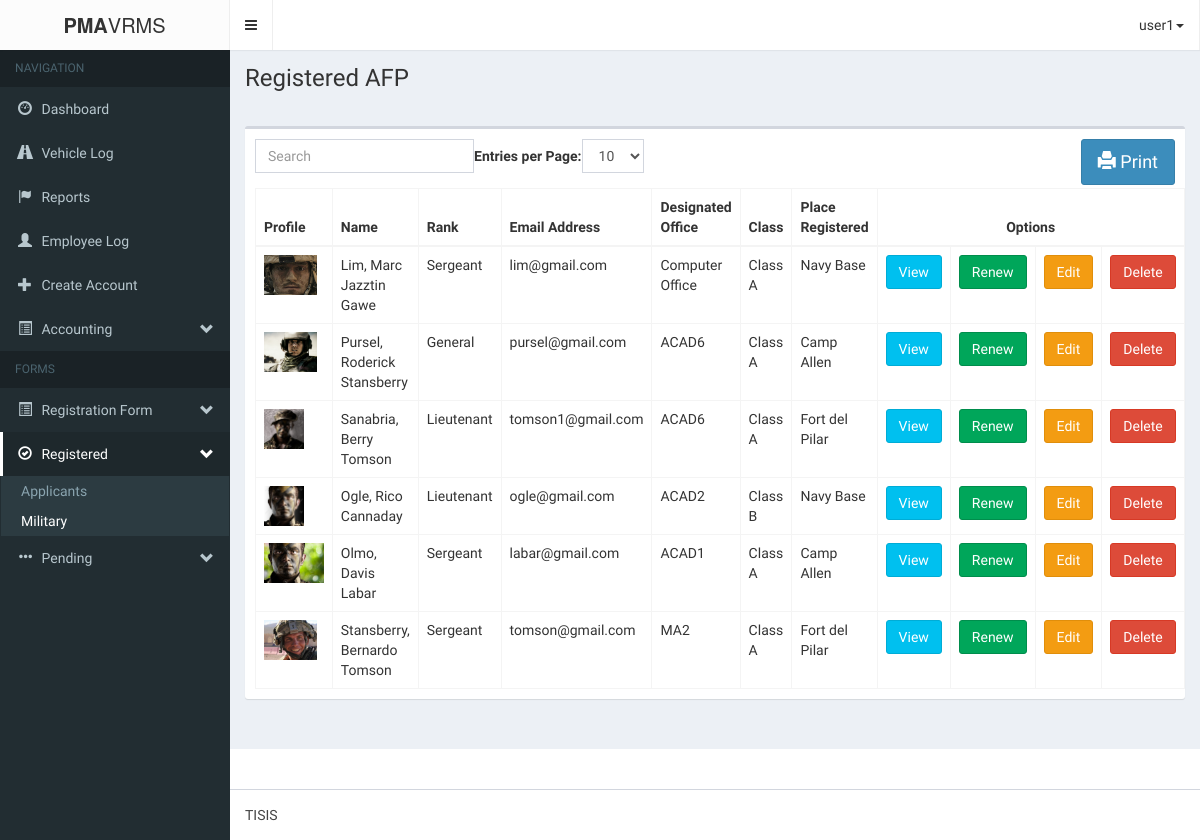
Page /pma-vrmsAdmin/registeredAFP.php (signed in) on the committed database.
### tables this page shows
CREATE TABLE IF NOT EXISTS `form2_militarypd` (
  `m_militaryId` int(11) NOT NULL AUTO_INCREMENT,
  `m_profile` varchar(255) NOT NULL,
  `m_lastname` varchar(60) NOT NULL,
  `m_firstname` varchar(60) NOT NULL,
  `m_middlename` varchar(60) NOT NULL,
  `m_rank` varchar(60) NOT NULL,
  `m_brSvc` varchar(60) NOT NULL,
  `m_afpsn` varchar(60) NOT NULL,
  `m_residenceAddress` varchar(60) NOT NULL,
  `m_residenceTelNo` varchar(60) NOT NULL,
  `m_emailAddress` varchar(60) NOT NULL,
  `m_mobileNo` varchar(60) NOT NULL,
  `m_designatedOffice` varchar(60) NOT NULL,
  `m_officeTelNo` varchar(60) NOT NULL,
  `m_officeAddress` varchar(60) NOT NULL,
  `m_retirementDate` varchar(60) NOT NULL,
  `m_class` varchar(10) NOT NULL,
  `m_submitted_requirements` varchar(255) NOT NULL,
  `m_status` varchar(255) NOT NULL,
  `m_dateRegistered` datetime NOT NULL,
  `m_placeRegistered` varchar(65) NOT NULL,
  `m_vehicle_id` int(11) NOT NULL,
  `m_renew_status` int(11) NOT NULL,
  PRIMARY KEY (`m_militaryId`)
);

### pma-vrmsAdmin/login/session.php (called while the page is built, shortened)
<?php
	$dbc = mysqli_connect('localhost', 'root', '', 'pma-vrms');
	$user_check = $_SESSION['login_user'];
	$query = "SELECT username from admin_users
				WHERE username='$user_check'";
	$result = mysqli_query($dbc, $query)
				or die('Error querying database.');
	$row = mysqli_fetch_assoc($result);
	$login_session = $row['username'];
?>

### pma-vrmsAdmin/logic/registered_military_logic.php (called while the page is built, shortened)
<?php
	require_once('db/database.php');
	$database = new Database();
	$query = "SELECT form2_militarypd.*, vehicle_information.* FROM form2_militarypd JOIN vehicle_information ON form2_militarypd.m_vehicle_id=vehicle_information.vehicleId WHERE form2_militarypd.m_status='registered' AND form2_militarypd.m_renew_status = '1' ORDER BY m_dateRegistered DESC";
	$database->execute($query);
	$militarys = array();
?>

### pma-vrmsAdmin/db/database.php (called while the page is built, shortened)
<?php
	class Database{
		private $database;
		private function connect(){
			$host			= 'localhost';
			$username		= 'root';
			$password		= '';
			$database_name	= 'pma-vrms';
			$port			= 3306;
			$this->database = mysqli_connect($host, $username, $password, $database_name, $port);
		}
		public function execute($query){
			$this->result = mysqli_query($this->database, $query) OR die(mysqli_error($this->database));
		}
	}
?>

### pma-vrmsAdmin/registeredAFP.php (the view, shortened to what this page needs)
<?php
	include('login/session.php');
?>
<!DOCTYPE html>
<html>
<head>
	<link rel="stylesheet" href="bootstrap/css/bootstrap.min.css">
    <link rel="stylesheet" href="fonts/font-awesome.min.css">
    <link rel="stylesheet" href="css/style-main.min.css">
    <link rel="stylesheet" href="css/skin.min.css">
    <link rel="stylesheet" type="text/css" href="css/print.css">
</head>
    <?php include('logic/registered_military_logic.php'); ?>
    <body class="hold-transition skin-black sidebar-mini">
    <div class="wrapper">
      <header class="main-header">
        <div class="logo">
          <span class="logo-lg"><b>PMA</b>VRMS</span>
        </div>
        <nav class="navbar navbar-static-top" role="navigation">
          <a href="#" class="sidebar-toggle" data-toggle="offcanvas" role="button">
          </a>
            <ul class="nav navbar-nav pull-right">
			<li class="drop-down">
				<a class="drop-down toggle" data-toggle="dropdown" href=""><?php echo $login_session; ?><span class="caret"></span></a>
			</li>
		</ul>
        </nav>
      </header>
      <aside class="main-sidebar">
        <section class="sidebar">
          <ul class="sidebar-menu">
            <li class="header">NAVIGATION</li>
            <li class=""><a href="index.php"><i class="glyphicon glyphicon-dashboard"></i> <span>Dashboard</span></a></li>
            <li><a href="vehicleLog.php"><i class="glyphicon glyphicon-road"></i> <span>Vehicle Log</span></a></li>
            <li><a href="reports.php"><i class="glyphicon glyphicon-flag"></i> <span>Reports</span></a></li>
            <li><a href="login/logbook_page.php"><i class="glyphicon glyphicon-user"></i> <span>Employee Log</span></a></li>
            <li class=""><a href="login/create_account_page.php"><i class="glyphicon glyphicon-plus"></i> <span>Create Account</span></a></li>
            <li class="treeview">
              <a href="#"><i class="glyphicon glyphicon-list-alt"></i> <span>Accounting</span> <i class="glyphicon glyphicon-chevron-down pull-right"></i></a>
            </li>
            <li class="header">FORMS</li>
            <li class="treeview">
              <a href="#"><i class="glyphicon glyphicon-list-alt"></i> <span>Registration Form</span> <i class="glyphicon glyphicon-chevron-down pull-right"></i></a>
            </li>
            <li class="treeview active">
              <a href="#"><i class="glyphicon glyphicon-ok-circle"></i> <span>Registered</span> <i class="glyphicon glyphicon-chevron-down pull-right"></i></a>
              <ul class="treeview-menu">
                <li><a href="registeredApplicant.php">Applicants</a></li>
                <li class="active"><a href="registeredAFP.php">Military</a></li>
              </ul>
            </li>
            <li class="treeview">
              <a href="#"><i class="glyphicon glyphicon-option-horizontal"></i> <span>Pending</span> <i class="glyphicon glyphicon-chevron-down pull-right"></i></a>
            </li>
          </ul>
        </section>
      </aside>
      <div class="content-wrapper">
        <section class="content-header">
          <h1>
            Registered AFP
          </h1>
        </section>
        <section class="content">
        <div class="'container">
			<div class="row">
				<div class="col-md-12">
                    <div class="box">
                        <div class="box-body">
                            <button id="printReports" class="btn btn-primary btn-lg pull-right" onclick="printReports()">
                                <span class="glyphicon glyphicon-print" aria-hidden="true"></span> Print
                            </button>
                            <table class="table table-bordered table-hover" id="bootstrap-table">
                                <thead>
                                    <th>Profile</th>
                                    <th>Name</th>
                                    <th>Rank</th>
                                    <th>Email Address</th>
                                    <th>Designated Office</th>
                                    <th>Class</th>
                                    <th>Place Registered</th>
                                    <th colspan=4 style="text-align:center" class="column-options">Options</th>
                                </thead>
                                <tbody>
                                    <?php
                                        foreach ($militarys as $key => $military) {
                                            echo <<<DATA
                                                <tr id='military_$key'>
                                                    <td style='display:none'>$military[m_militaryId]</td>
                                                    <td><img style="width="40" height="40"" src='img/profile/military/$military[m_profile]' height='100px;'></td>
                                                    <td>$military[name]</td>
                                                    <td>$military[m_rank]</td>
                                                    <td style='display:none'>$military[m_brSvc]</td>
                                                    <td style='display:none'>$military[m_afpsn]</td>
                                                    <td style='display:none'>$military[m_residenceAddress]</td>
                                                    <td style='display:none'>$military[m_residenceTelNo]</td>
                                                    <td>$military[m_emailAddress]</td>
                                                    <td style='display:none'>$military[m_mobileNo]</td>
                                                    <td>$military[m_designatedOffice]</td>
                                                    <td style='display:none'>$military[m_officeTelNo]</td>
                                                    <td style='display:none'>$military[m_officeAddress]</td>
                                                    <td style='display:none'>$military[m_retirementDate]</td>
                                                    <td>$military[m_class]</td>
                                                    <td style='display:none'>$military[m_dateRegistered]</td>
                                                    <td>$military[m_placeRegistered]</td>
                                                    <td style='display:none'>$military[vehicleId]</td>
                                                    <td style='display:none'>$military[wheels]</td>
                                                    <td style='display:none'>$military[vehicleMake]</td>
                                                    <td style='display:none'>$military[plateNo]</td>
                                                    <td style='display:none'>$military[yearModel]</td>
                                                    <td style='display:none'>$military[color]</td>
                                                    <td style='display:none'>$military[motorNo]</td>
                                                    <td style='display:none'>$military[chassisNo]</td>
                                                    <td style='display:none'>$military[stickerNo]</td>
                                                    <td class="column-options"><button class="btn btn-info" data-toggle='modal' data-target='#view_form2' onclick="view_form2($key, 'img/profile/military/$military[m_profile]')">View</button></td>
                                                    <td class="column-options"><button class="btn btn-success" data-toggle='modal' data-target='#renew_military' onclick='renew_military($military[m_militaryId])'>Renew</button></td>
                                                    <td class="column-options"><button class="btn btn-warning" data-toggle='modal' data-target='#edit_form2' onclick="edit_form2($key, 'img/profile/military/$military[m_profile]')">Edit</button></td>
                                                    <td class="column-options"><button class="btn btn-danger" data-toggle='modal' data-target='#delete_form2' onclick="delete_form2($key, 'img/profile/military/$military[m_profile]')">Delete</button></td>
                                                </tr>
DATA;
                                        }
                                    ?>
                                </tbody>
                            </table>
                        </div>
                    </div>
                </div>
			</div>
		</div>
		<?php
			require_once('modals/view_form2.php');
			require_once('modals/edit_form2.php');
		?>
        <br/><br/>
      <footer class="main-footer">
        TISIS
      </footer>
</body>
</html>

### rows in the picture
form2_militarypd: m_profile (picture), military "Lim, Marc Jazztin Gawe", m_rank "Sergeant", m_emailAddress "lim@gmail.com", m_designatedOffice "Computer Office", m_class "Class A", m_placeRegistered "Navy Base"
form2_militarypd: m_profile (picture), military "Pursel, Roderick Stansberry", m_rank "General", m_emailAddress "pursel@gmail.com", m_designatedOffice "ACAD6", m_class "Class A", m_placeRegistered "Camp Allen"
form2_militarypd: m_profile (picture), military "Sanabria, Berry Tomson", m_rank "Lieutenant", m_emailAddress "tomson1@gmail.com", m_designatedOffice "ACAD6", m_class "Class A", m_placeRegistered "Fort del Pilar"
form2_militarypd: m_profile (picture), military "Ogle, Rico Cannaday", m_rank "Lieutenant", m_emailAddress "ogle@gmail.com", m_designatedOffice "ACAD2", m_class "Class B", m_placeRegistered "Navy Base"
form2_militarypd: m_profile (picture), military "Olmo, Davis Labar", m_rank "Sergeant", m_emailAddress "labar@gmail.com", m_designatedOffice "ACAD1", m_class "Class A", m_placeRegistered "Camp Allen"
form2_militarypd: m_profile (picture), military "Stansberry, Bernardo Tomson", m_rank "Sergeant", m_emailAddress "tomson@gmail.com", m_designatedOffice "MA2", m_class "Class A", m_placeRegistered "Fort del Pilar"

### other values in the picture
$login_session "user1"
